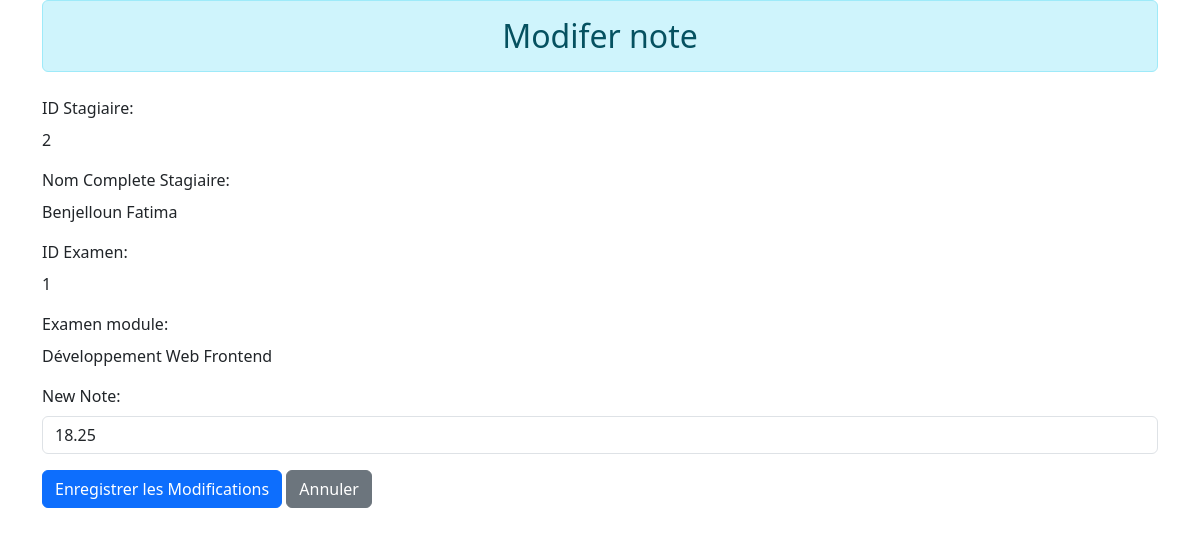
The page /admin/note/modifier.php?id_stg=2&nom_stg=Benjelloun&prenom_stg=Fatima&examen_id=1&nom_module=Développement Web Frontend (signed in) on the database its author committed.
### tables this page shows
CREATE TABLE notes (
    id_stg INT,
    id_examen INT,
    note DECIMAL(4,2) CHECK (note >= 0 AND note <= 20),
    PRIMARY KEY (id_stg, id_examen),
    FOREIGN KEY (id_stg) REFERENCES stagiaire(id_stg),
    FOREIGN KEY (id_examen) REFERENCES examen(id_examen)
);

### admin/note/modifier.php (the view, shortened to what this page needs)
<!DOCTYPE html>
<html lang="en">
<head>
    <link href="https://cdn.jsdelivr.net/npm/bootstrap@5.3.0/dist/css/bootstrap.min.css" rel="stylesheet">
</head>
<body>
<?php
if(isset($_GET['id_stg'],$_GET['examen_id'],$_GET['nom_stg'],$_GET['prenom_stg'],$_GET['nom_module']))
    {
       $id_s = htmlspecialchars(trim($_GET['id_stg']));
       $id_e = htmlspecialchars(trim($_GET['examen_id']));
       $nom_s =htmlspecialchars(trim($_GET['nom_stg']));
       $prenom_s =htmlspecialchars(trim($_GET['prenom_stg']));
       $nom_m =htmlspecialchars(trim($_GET['nom_module']));
            require '../../connexion.php';
          try
          {
            $sql = 'SELECT * FROM notes WHERE id_stg = :s AND id_examen = :e';
            $stmt = $pdo -> prepare($sql);
            $stmt -> execute([':s'=>$id_s,':e'=>$id_e]);
            $note_stg = $stmt -> fetch(PDO::FETCH_ASSOC);
          }
          catch(PDOException $e)
          {
            echo'<div class="alert alert-danger mt-3">PDO Erreur</div>'. $e -> getMessage();
          }
            if (!$note_stg)
                {
                    header('location: list.php?note=false');
                    exit();
                }
            else
                {
                   ?>
<div class="container">
    <h2 class="mb-4 alert alert-info text-center">Modifer note</h2>
    <form action="" method="post">
      <div class="mb-3">
        <label for="id" class="form-label">ID Stagiaire:</label>
        <p> <?= htmlspecialchars($note_stg['id_stg']) ?></p>
      </div>
      <div class="mb-3">
        <label for="id" class="form-label">Nom Complete Stagiaire:</label>
        <p> <?= htmlspecialchars($nom_s).' '.htmlspecialchars($prenom_s) ?></p>
      </div>
      <div class="mb-3">
        <label for="examen" class="form-label">ID Examen:</label>
        <p> <?= htmlspecialchars($note_stg['id_examen']) ?></p>
      </div>
      <div class="mb-3">
        <label for="id" class="form-label">Examen module:</label>
        <p> <?= htmlspecialchars($nom_m)?></p>
      </div>
      <div class="mb-3">
        <label for="note" class="form-label">New Note:</label>
        <input type="number" class="form-control" id="note" name="note" value="<?= htmlspecialchars($note_stg['note']) ?>">
      </div>
      <button type="submit" class="btn btn-primary">Enregistrer les Modifications</button>
      <a href="list.php" class="btn btn-secondary">Annuler</a>
    </form>
</div>
<?php
            }
  }
else
    {
        header('location:list.php?access=false');
        exit();
    }
?>
</body>
</html>

### rows shown on the page
notes: id_stg "2", id_examen "1", note "18.25"

### other values the page prints
$nom_s "Benjelloun"
$prenom_s "Fatima"
$nom_m "Développement Web Frontend"
